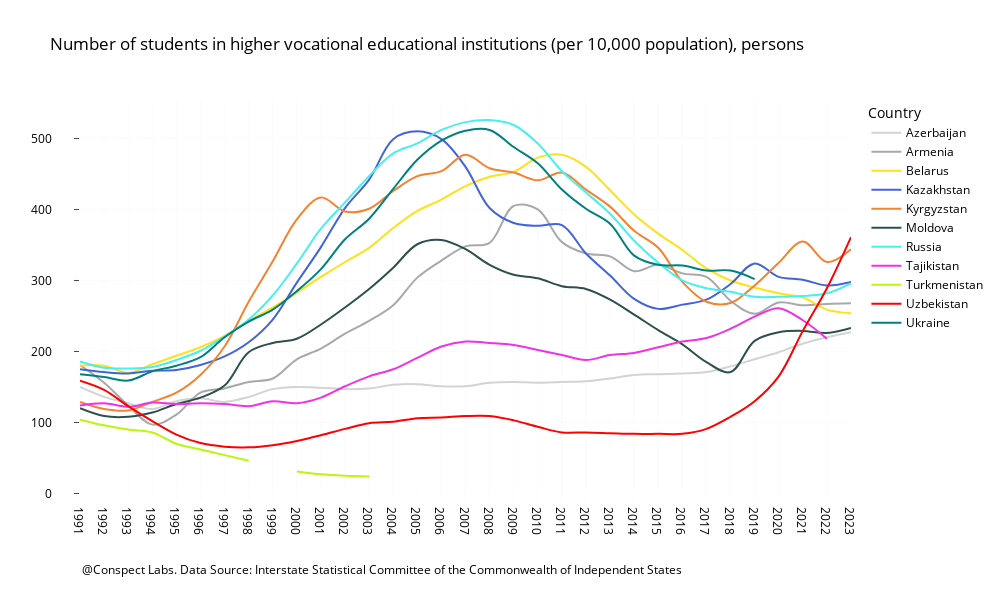

Notebook code cell kept with this figure:
### Markdown cell above
<p>A line chart is the first choice to show the comparative dynamics of higher education students in different countries.</p>

### Code cell
color_palette = ['#D3D3D3', '#A9A9A9', '#ffe119', '#4363d8', '#f58231', '#2F4F4F', '#46f0f0', '#f032e6', '#bcf60c', '#fabebe',
                  '#008080', '#e6beff']

colors = [(color_palette[i % len(color_palette)] if cat != 'Uzbekistan' else '#FF0000') 
          for i, cat in enumerate(sng_students_long['Country'])]

fig = px.line(sng_students_long,x='year',y='students_per_cap',color='Country',
              color_discrete_sequence=colors,
              line_shape='spline',  # Use spline for smooth lines
               title='Number of students in higher vocational educational institutions (per 10,000 population), persons')
fig.add_annotation(
    text="@Conspect Labs. Data Source: Interstate Statistical Committee of the Commonwealth of Independent States",
    xref="paper",  # Use paper coordinates
    yref="paper",  # Use paper coordinates
    x=0,           # Position at the left edge
    y=-0.2,        # Position below the plot area
    showarrow=False,  # No arrow for the annotation
    font=dict(size=12)  # Font size for the annotation
)

fig.update_layout(margin=dict(b=100),
                  plot_bgcolor='white',
                  xaxis_title='',  # Remove x-axis title
                  yaxis_title='',  # Remove y-axis title
                  xaxis=dict(showticklabels=True, 
                             gridcolor='#cdcdcd', 
                             gridwidth=0.1), 
                               # Keep x-axis tick labels and thin vertical lines
                  yaxis=dict(showticklabels=True, 
                             gridcolor='#cdcdcd', 
                             gridwidth=0.1,
                             ticklabelposition="outside",  # Position the tick labels inside
                            title_standoff=0,
                              ticks='outside',
                              ticklabelstandoff=20),
                  font_color="black",
                 height = 600,
                 width = 1000
)
fig.write_image('Number of students Line Chart.png')
fig.show()

### Figure 1 — Plotly figure (JSON) as saved in the notebook; plotly's stock layout.template omitted (floating-point values rounded to 4 significant figures)
{"data": [{"hovertemplate": "Country=Azerbaijan<br>year=%{x}<br>students_per_cap=%{y}<extra></extra>", "legendgroup": "Azerbaijan", "line": {"color": "#D3D3D3", "dash": "solid", "shape": "spline"}, "marker": {"symbol": "circle"}, "mode": "lines", "name": "Azerbaijan", "orientation": "v", "showlegend": true, "type": "scatter", "x": ["1991", "1992", "1993", "1994", "1995", "1996", "1997", "1998", "1999", "2000", "2001", "2002", "2003", "2004", "2005", "2006", "2007", "2008", "2009", "2010", "2011", "2012", "2013", "2014", "2015", "2016", "2017", "2018", "2019", "2020", "2021", "2022", "2023"], "xaxis": "x", "y": [150, 136, 127, 119, 130, 134, 129, 136, 147, 150, 149, 147, 148, 153, 154, 151, 151, 156, 157, 156, 157, 158, 162, 167, 168, 169, 171, 179, 189, 199, 211, 220, 227], "yaxis": "y"}, {"hovertemplate": "Country=Armenia<br>year=%{x}<br>students_per_cap=%{y}<extra></extra>", "legendgroup": "Armenia", "line": {"color": "#A9A9A9", "dash": "solid", "shape": "spline"}, "marker": {"symbol": "circle"}, "mode": "lines", "name": "Armenia", "orientation": "v", "showlegend": true, "type": "scatter", "x": ["1991", "1992", "1993", "1994", "1995", "1996", "1997", "1998", "1999", "2000", "2001", "2002", "2003", "2004", "2005", "2006", "2007", "2008", "2009", "2010", "2011", "2012", "2013", "2014", "2015", "2016", "2017", "2018", "2019", "2020", "2021", "2022", "2023"], "xaxis": "x", "y": [181, 156, 124, 97, 111, 142, 148, 157, 162, 189, 204, 225, 243, 265, 304, 328, 348, 353, 405, 400, 354, 338, 334, 313, 322, 310, 305, 271.4, 253, 269, 265, 267, 268], "yaxis": "y"}, {"hovertemplate": "Country=Belarus<br>year=%{x}<br>students_per_cap=%{y}<extra></extra>", "legendgroup": "Belarus", "line": {"color": "#ffe119", "dash": "solid", "shape": "spline"}, "marker": {"symbol": "circle"}, "mode": "lines", "name": "Belarus", "orientation": "v", "showlegend": true, "type": "scatter", "x": ["1991", "1992", "1993", "1994", "1995", "1996", "1997", "1998", "1999", "2000", "2001", "2002", "2003", "2004", "2005", "2006", "2007", "2008", "2009", "2010", "2011", "2012", "2013", "2014", "2015", "2016", "2017", "2018", "2019", "2020", "2021", "2022", "2023"], "xaxis": "x", "y": [180, 180, 170, 182, 194, 206, 222, 243, 262, 283, 305, 326, 346, 374, 398, 414, 433, 446, 453, 473, 477, 460, 427, 393, 366, 343, 317, 300, 290, 282, 276, 259, 254], "yaxis": "y"}, {"hovertemplate": "Country=Kazakhstan<br>year=%{x}<br>students_per_cap=%{y}<extra></extra>", "legendgroup": "Kazakhstan", "line": {"color": "#4363d8", "dash": "solid", "shape": "spline"}, "marker": {"symbol": "circle"}, "mode": "lines", "name": "Kazakhstan", "orientation": "v", "showlegend": true, "type": "scatter", "x": ["1991", "1992", "1993", "1994", "1995", "1996", "1997", "1998", "1999", "2000", "2001", "2002", "2003", "2004", "2005", "2006", "2007", "2008", "2009", "2010", "2011", "2012", "2013", "2014", "2015", "2016", "2017", "2018", "2019", "2020", "2021", "2022", "2023"], "xaxis": "x", "y": [175, 171, 169, 173, 174, 181, 193, 213, 245, 297, 347, 402, 442, 499, 510, 499, 460, 402, 381, 377, 378, 338, 307, 274, 260, 266, 273, 295, 324, 305, 301, 293, 298], "yaxis": "y"}, {"hovertemplate": "Country=Kyrgyzstan<br>year=%{x}<br>students_per_cap=%{y}<extra></extra>", "legendgroup": "Kyrgyzstan", "line": {"color": "#f58231", "dash": "solid", "shape": "spline"}, "marker": {"symbol": "circle"}, "mode": "lines", "name": "Kyrgyzstan", "orientation": "v", "showlegend": true, "type": "scatter", "x": ["1991", "1992", "1993", "1994", "1995", "1996", "1997", "1998", "1999", "2000", "2001", "2002", "2003", "2004", "2005", "2006", "2007", "2008", "2009", "2010", "2011", "2012", "2013", "2014", "2015", "2016", "2017", "2018", "2019", "2020", "2021", "2022", "2023"], "xaxis": "x", "y": [129, 119, 117, 129, 142, 167, 207, 270, 327, 386, 417, 397, 401, 426, 447, 454, 477, 458, 452, 441, 452, 428, 404, 370, 346, 298, 270, 268.3, 293, 325, 355, 326, 344], "yaxis": "y"}, {"hovertemplate": "Country=Moldova<br>year=%{x}<br>students_per_cap=%{y}<extra></extra>", "legendgroup": "Moldova", "line": {"color": "#2F4F4F", "dash": "solid", "shape": "spline"}, "marker": {"symbol": "circle"}, "mode": "lines", "name": "Moldova", "orientation": "v", "showlegend": true, "type": "scatter", "x": ["1991", "1992", "1993", "1994", "1995", "1996", "1997", "1998", "1999", "2000", "2001", "2002", "2003", "2004", "2005", "2006", "2007", "2008", "2009", "2010", "2011", "2012", "2013", "2014", "2015", "2016", "2017", "2018", "2019", "2020", "2021", "2022", "2023"], "xaxis": "x", "y": [120, 109, 108, 114, 126, 135, 152, 199, 212, 218, 238, 262, 288, 318, 351, 357, 344, 322, 308, 303, 292, 288, 273, 252, 230, 210, 185, 171, 215, 227, 229, 226, 233], "yaxis": "y"}, {"hovertemplate": "Country=Russia<br>year=%{x}<br>students_per_cap=%{y}<extra></extra>", "legendgroup": "Russia", "line": {"color": "#46f0f0", "dash": "solid", "shape": "spline"}, "marker": {"symbol": "circle"}, "mode": "lines", "name": "Russia", "orientation": "v", "showlegend": true, "type": "scatter", "x": ["1991", "1992", "1993", "1994", "1995", "1996", "1997", "1998", "1999", "2000", "2001", "2002", "2003", "2004", "2005", "2006", "2007", "2008", "2009", "2010", "2011", "2012", "2013", "2014", "2015", "2016", "2017", "2018", "2019", "2020", "2021", "2022", "2023"], "xaxis": "x", "y": [186, 177, 176, 178, 188, 201, 221, 245, 279, 324, 373, 410, 447, 479, 493, 512, 523, 526, 519, 493, 454, 424, 394, 356, 325, 300, 289, 284, 277, 277, 278, 282, 296], "yaxis": "y"}, {"hovertemplate": "Country=Tajikistan<br>year=%{x}<br>students_per_cap=%{y}<extra></extra>", "legendgroup": "Tajikistan", "line": {"color": "#f032e6", "dash": "solid", "shape": "spline"}, "marker": {"symbol": "circle"}, "mode": "lines", "name": "Tajikistan", "orientation": "v", "showlegend": true, "type": "scatter", "x": ["1991", "1992", "1993", "1994", "1995", "1996", "1997", "1998", "1999", "2000", "2001", "2002", "2003", "2004", "2005", "2006", "2007", "2008", "2009", "2010", "2011", "2012", "2013", "2014", "2015", "2016", "2017", "2018", "2019", "2020", "2021", "2022", "2023"], "xaxis": "x", "y": [124, 127, 122, 128, 126, 127, 126, 123, 130, 127, 135, 151, 165, 175, 191, 207, 214, 212, 209, 202, 195, 188, 195, 198, 206, 214, 219, 232, 249, 261, 244, 218, null], "yaxis": "y"}, {"hovertemplate": "Country=Turkmenistan<br>year=%{x}<br>students_per_cap=%{y}<extra></extra>", "legendgroup": "Turkmenistan", "line": {"color": "#bcf60c", "dash": "solid", "shape": "spline"}, "marker": {"symbol": "circle"}, "mode": "lines", "name": "Turkmenistan", "orientation": "v", "showlegend": true, "type": "scatter", "x": ["1991", "1992", "1993", "1994", "1995", "1996", "1997", "1998", "1999", "2000", "2001", "2002", "2003", "2004", "2005", "2006", "2007", "2008", "2009", "2010", "2011", "2012", "2013", "2014", "2015", "2016", "2017", "2018", "2019", "2020", "2021", "2022", "2023"], "xaxis": "x", "y": [104, 96, 90, 86, 70, 62, 54, 46, null, 31, 27, 25, 24, null, null, 19, null, null, null, null, null, null, null, null, null, null, null, null, null, null, null, null, null], "yaxis": "y"}, {"hovertemplate": "Country=Uzbekistan<br>year=%{x}<br>students_per_cap=%{y}<extra></extra>", "legendgroup": "Uzbekistan", "line": {"color": "#FF0000", "dash": "solid", "shape": "spline"}, "marker": {"symbol": "circle"}, "mode": "lines", "name": "Uzbekistan", "orientation": "v", "showlegend": true, "type": "scatter", "x": ["1991", "1992", "1993", "1994", "1995", "1996", "1997", "1998", "1999", "2000", "2001", "2002", "2003", "2004", "2005", "2006", "2007", "2008", "2009", "2010", "2011", "2012", "2013", "2014", "2015", "2016", "2017", "2018", "2019", "2020", "2021", "2022", "2023"], "xaxis": "x", "y": [159, 146, 123, 102, 83, 71, 66, 65, 68, 74, 82, 91, 99, 101, 106, 107, 109, 109, 103, 94, 86, 86, 85, 84, 84, 84, 91, 108, 130, 165, 229, 289, 361], "yaxis": "y"}, {"hovertemplate": "Country=Ukraine<br>year=%{x}<br>students_per_cap=%{y}<extra></extra>", "legendgroup": "Ukraine", "line": {"color": "#008080", "dash": "solid", "shape": "spline"}, "marker": {"symbol": "circle"}, "mode": "lines", "name": "Ukraine", "orientation": "v", "showlegend": true, "type": "scatter", "x": ["1991", "1992", "1993", "1994", "1995", "1996", "1997", "1998", "1999", "2000", "2001", "2002", "2003", "2004", "2005", "2006", "2007", "2008", "2009", "2010", "2011", "2012", "2013", "2014", "2015", "2016", "2017", "2018", "2019", "2020", "2021", "2022", "2023"], "xaxis": "x", "y": [168, 164, 159, 172, 180, 192, 220, 242, 259, 285, 316, 358, 387, 429, 470, 497, 511, 512, 488, 465, 428, 401, 380, 335, 322, 321, 314, 314, 302, null, null, null, null], "yaxis": "y"}], "layout": {"annotations": [{"font": {"size": 12}, "showarrow": false, "text": "@Conspect Labs. Data Source: Interstate Statistical Committee of the Commonwealth of Independent States", "x": 0, "xref": "paper", "y": -0.2, "yref": "paper"}], "font": {"color": "black"}, "height": 600, "legend": {"title": {"text": "Country"}, "tracegroupgap": 0}, "margin": {"b": 100}, "plot_bgcolor": "white", "title": {"text": "Number of students in higher vocational educational institutions (per 10,000 population), persons"}, "width": 1000, "xaxis": {"anchor": "y", "domain": [0, 1], "gridcolor": "#cdcdcd", "gridwidth": 0.1, "showticklabels": true, "title": {"text": ""}}, "yaxis": {"anchor": "x", "domain": [0, 1], "gridcolor": "#cdcdcd", "gridwidth": 0.1, "showticklabels": true, "ticklabelposition": "outside", "ticklabelstandoff": 20, "ticks": "outside", "title": {"standoff": 0, "text": ""}}}}
